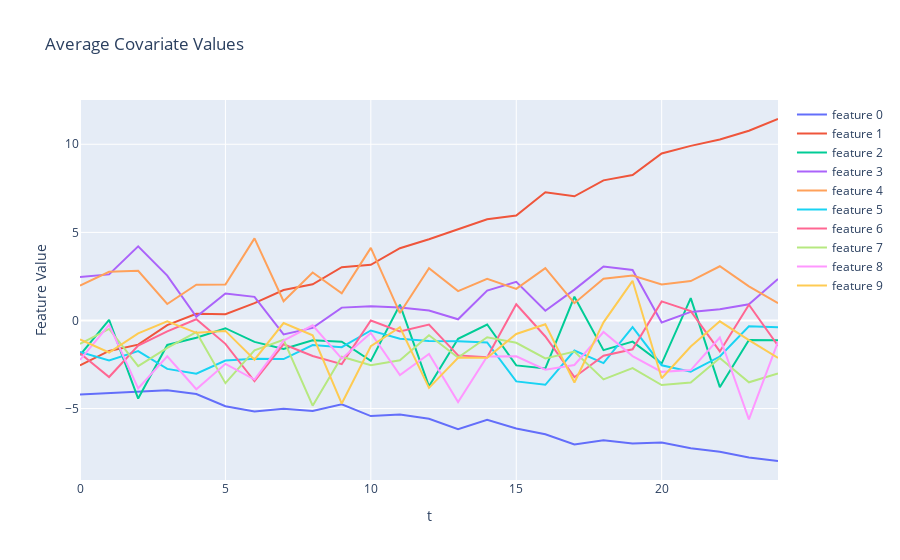

This figure's notebook cell:
### Markdown cell above
Covariates

### Code cell
fig = go.Figure()
for feature_idx in range(D):
    values = np.mean(X_visual[sample_ids, :, feature_idx], axis=0)
    fig.add_trace(
        go.Scatter(x=list(range(R * M)), y=values, name=f"feature {feature_idx}")
    )
fig.update_layout(
    title="Average Covariate Values", xaxis_title="t", yaxis_title="Feature Value"
)
fig.show()
